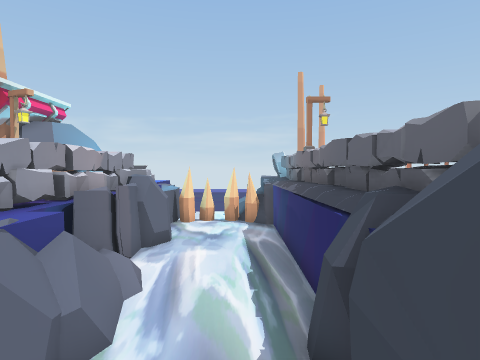
view 1 (above)

20 first-person views from a walk through a Unity game level. The camera is 1.2 m above the floor, tilts 2° down and sees 75° across. The floor is counted in squares, 2 m on a side. Each view is taken from the middle of a square. On the plan, view 1 faces up. The plan holds only what a view shows up to about 9 squares ahead; the rest is blank. The place goes on beyond the plan. The player character is not drawn. Door leaves are left out, so doorways stand open. Some surface patterns are stand-ins.

view 2
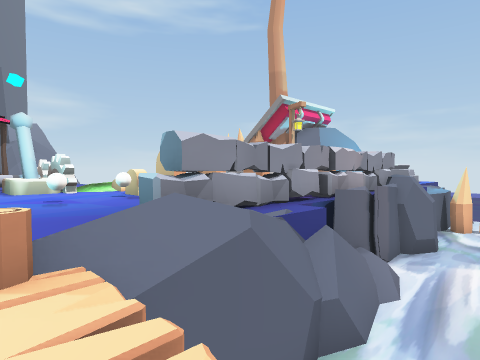

view 3
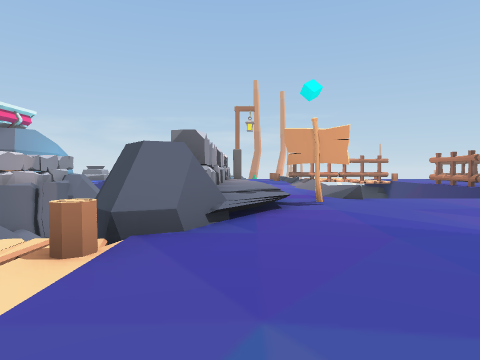

view 4
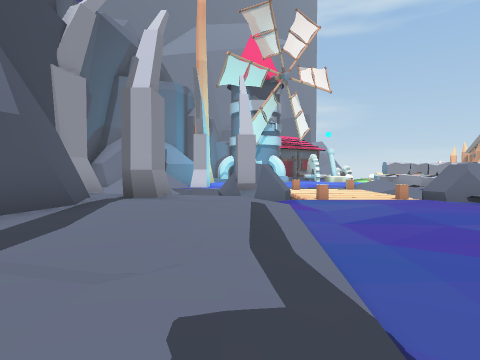

view 5
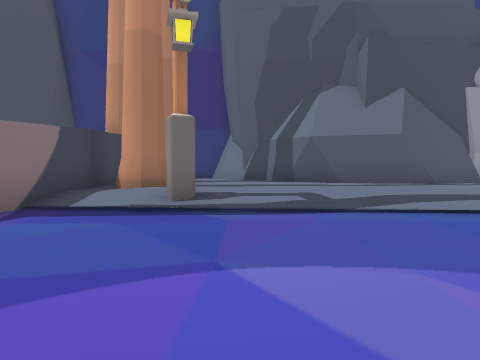

view 6
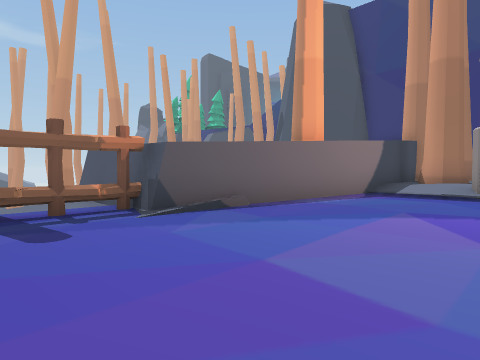

view 7
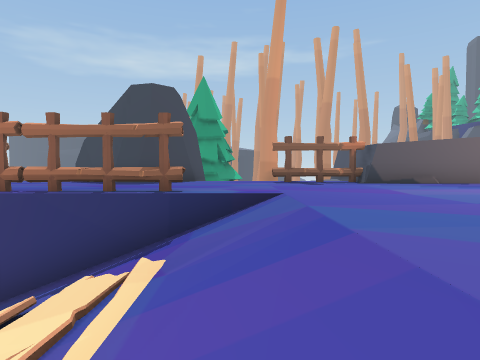

view 8
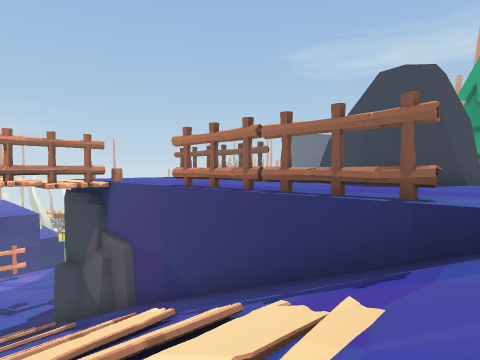

view 9
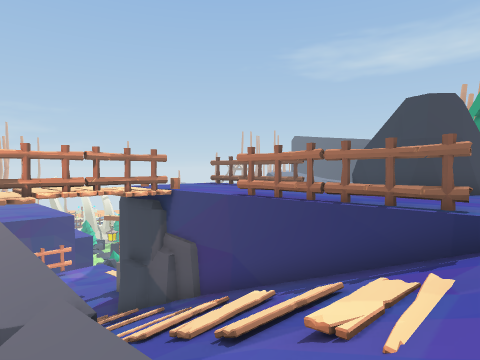

view 10
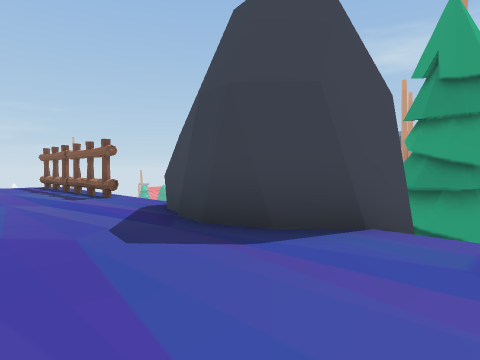

view 11
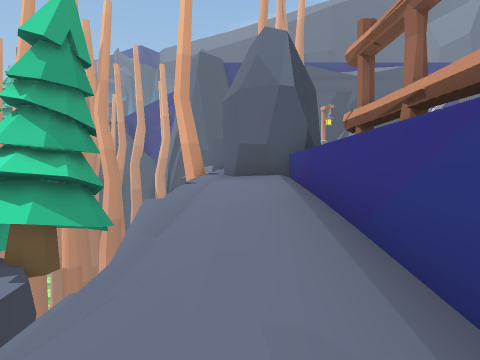

view 12
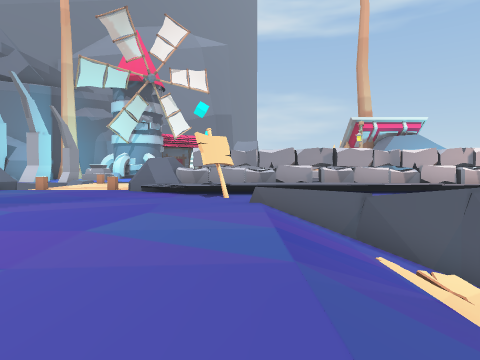

view 13
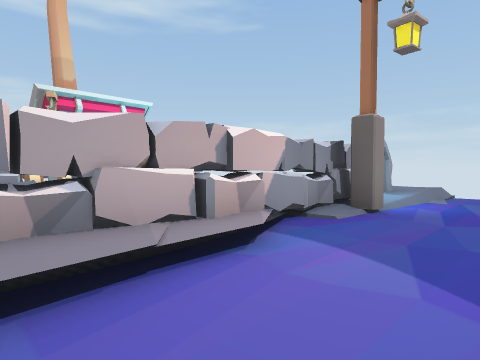

view 14
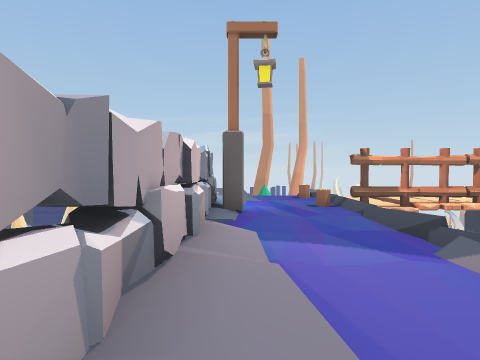

view 15
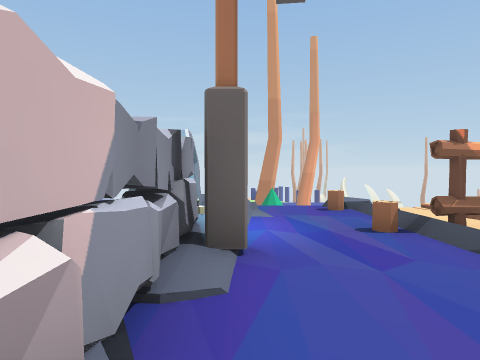

view 16
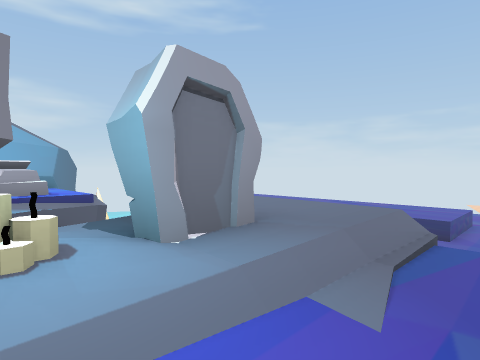

view 17
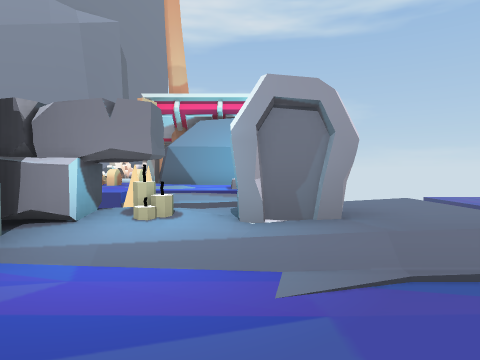

view 18
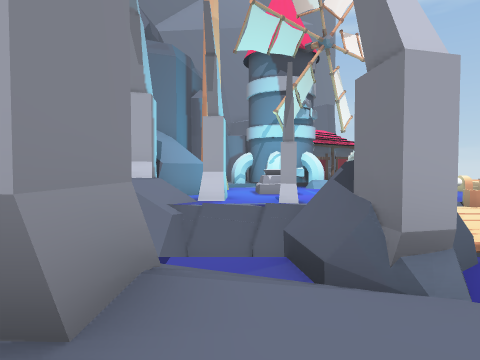

view 19
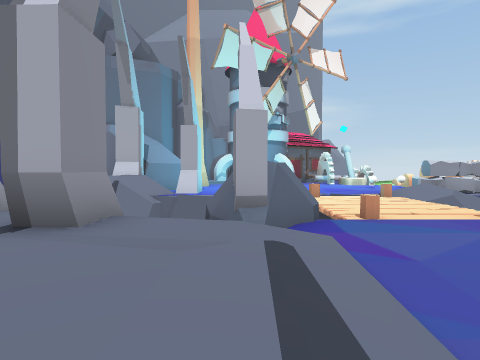

view 20
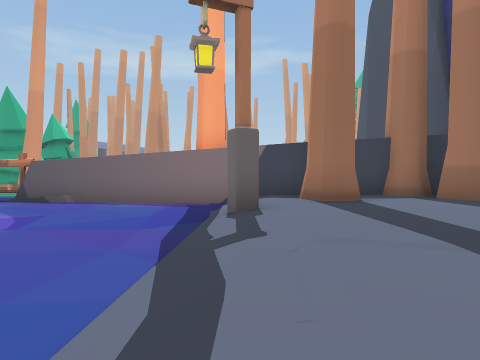

### Floor plan
Key: @ floor where view 1 was taken; # wall or solid block; x gap in a wall; . main floor; : floor 0.5 m higher than the main floor; - floor 0.5 m lower than the main floor; _ floor 0.75 m lower than the main floor; < floor 1.25 m lower than the main floor; ( floor 1.5 m lower than the main floor; / step, stairs or slope; = window, fence, low wall or low ledge; ≈ liquid the walk keeps out of; ^ raised ledge; v drop or lower ground; R rock; S sign; T tree; M tombstone; O other object.
Columns run from 4 left of view 1 to 21 right of it. Each row starts with its distance up from view 1.
 17 vv   v//vvR
 16 Ov   vM/.O
 15 Ov   vM/..   /#  ..#(
 14  -    O/.O/#//#O ..#(/
 13  x#≈≈ #O..  ///. ..#(/
 12  v    #...  ///....#(/
 11  v≈≈  #/./  ///#.../</vv
 10  R≈≈  #/.. ////=.../_/vvv
  9  R≈≈≈≈#/./ ////#...R_/v v^
  8 ##≈≈≈≈#:./ ////#...RR( v##
  7 ##≈≈≈≈#:../////=...RR( v##
  6  #≈≈≈≈#:../////#.../    ##
  5  #≈≈≈≈#:.//////..../
  4  #v≈≈≈R:S..........#
  3 ##≈≈≈v#:/..........=.
  2 ##v  RR/...........#.v
  1  .v   R...........##
  0   O @ O....  .....#
 -1       ............#
 -2       O...........#
 -3      RR...........#
 -4 ##≈  RR#:::::::O..#
 -5 #=≈   ≈::::::::::##
 -6 #=≈   ≈##:::::::T##
 -7 ##v   ≈#####:::::T#

Positions as (right, up) in squares from view 1, and headings:
1: (0, 0), facing up
2: (0, 0), facing up-left
3: (3, -2), facing up
4: (10, -4), facing left
5: (10, 1), facing down
6: (10, 4), facing down-right
7: (6, 5), facing right
8: (7, 5), facing up-right
9: (5, 5), facing up-right
10: (12, 5), facing up-right
11: (16, 15), facing down
12: (11, 4), facing left
13: (5, 8), facing up-left
14: (3, 7), facing up
15: (3, 10), facing up
16: (4, 14), facing up-left
17: (5, 15), facing left
18: (5, -5), facing left
19: (7, -4), facing left
20: (6, -4), facing right
